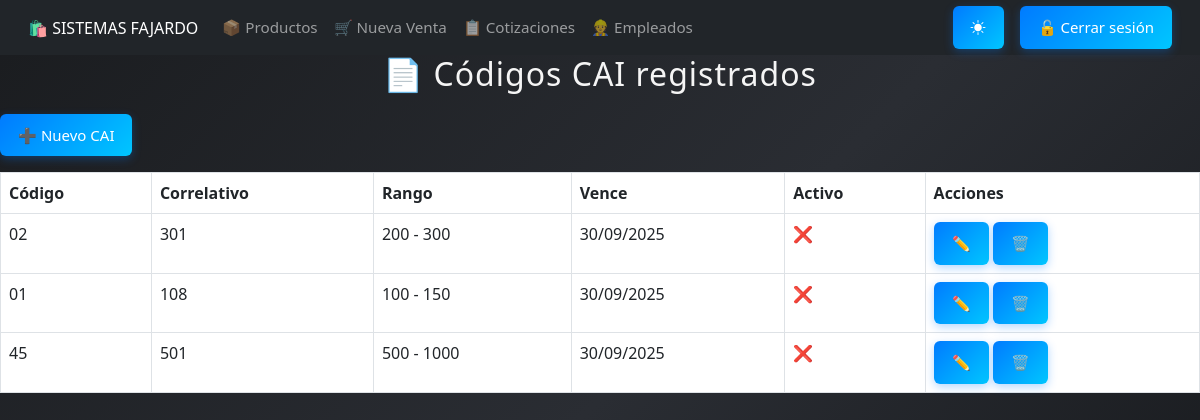
Page /cai/ (signed in) on the earlier database version.
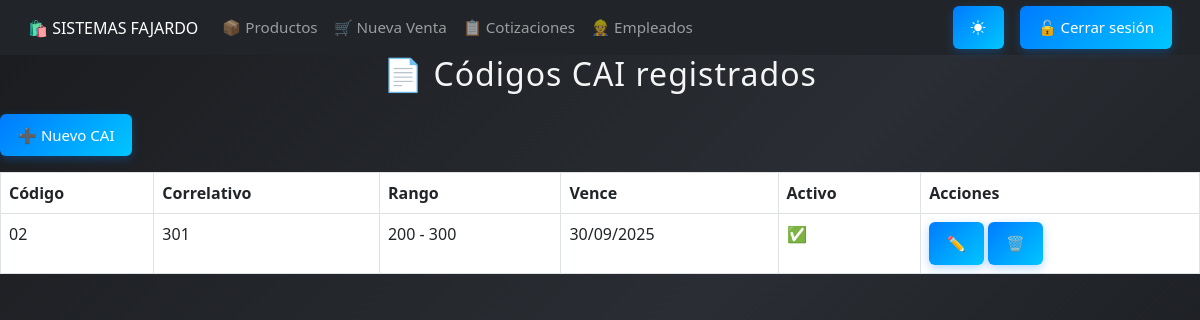
Same page on the later database version.
### core/models.py (models this page shows, shortened)
class Cai(models.Model):
    codigo               = models.CharField("Código CAI", max_length=50, unique=True)
    rango_inicial        = models.PositiveIntegerField("Correlativo inicial")
    rango_final          = models.PositiveIntegerField("Correlativo final")
    correlativo_actual   = models.PositiveIntegerField("Siguiente correlativo")
    fecha_limite         = models.DateField("Fecha límite de emisión")
    activo               = models.BooleanField("Activo", default=True)

### core/views.py (the view)
# urls.py: path('cai/', views.listar_cai, name='listar_cai'),
@login_required
@permission_required('core.view_cai')
def listar_cai(request):
    cais = Cai.objects.all().order_by('-activo', 'fecha_limite')
    return render(request, 'cai/listar_cai.html', {'cais': cais})

### core/templates/cai/listar_cai.html (shortened to what this page needs)
{% extends 'base.html' %}
{% block content %}
  <h2>📄 Códigos CAI registrados</h2>
  <a href="{% url 'crear_cai' %}" class="btn btn-success mb-3">➕ Nuevo CAI</a>
  <table class="table table-bordered">
    <thead>
      <tr>
        <th>Código</th>
        <th>Correlativo</th>
        <th>Rango</th>
        <th>Vence</th>
        <th>Activo</th>
        <th>Acciones</th>
      </tr>
    </thead>
    <tbody>
      {% for cai in cais %}
        <tr>
          <td>{{ cai.codigo }}</td>
          <td>{{ cai.correlativo_actual }}</td>
          <td>{{ cai.rango_inicial }} - {{ cai.rango_final }}</td>
          <td>{{ cai.fecha_limite|date:"d/m/Y" }}</td>
          <td>{{ cai.activo|yesno:"✅,❌" }}</td>
          <td>
            <a href="{% url 'editar_cai' cai.id %}" class="btn btn-sm btn-warning">✏️</a>
            <a href="{% url 'eliminar_cai' cai.id %}"
           class="btn btn-sm btn-danger"
           onclick="return confirm('⚠️ ¿Estás seguro que deseas eliminar este CAI? Esta acción no se puede deshacer.')">
           🗑️
            </a>
          </td>
        </tr>
      {% empty %}
        <tr><td colspan="6">No hay CAIs registrados.</td></tr>
      {% endfor %}
    </tbody>
  </table>
{% endblock %}

### core/templates/base.html (shortened to what this page needs)
<!DOCTYPE html>
<html lang="es">
<head>
  {% load static %}
  <link href="https://cdn.jsdelivr.net/npm/bootstrap@5.3.0/dist/css/bootstrap.min.css" rel="stylesheet">
  <link rel="stylesheet" href="{% static 'css/estilo_base.css' %}">
  <link href="https://cdn.jsdelivr.net/npm/bootstrap-icons@1.11.3/font/bootstrap-icons.css" rel="stylesheet">
</head>
<body>
  <nav class="navbar navbar-expand-lg navbar-dark bg-dark sticky-top" id="menu-principal">
    <div class="container-fluid">
      <a class="navbar-brand" href="{% url 'dashboard' %}">🛍️ SISTEMAS FAJARDO</a>
      <div class="collapse navbar-collapse" id="navbarNav">
        <ul class="navbar-nav me-auto">
          <li class="nav-item">
            <a class="nav-link" href="{% url 'listar_productos' %}">📦 Productos</a>
          </li>
          <li class="nav-item">
            {% if perms.core.add_venta %}
              <a class="nav-link" href="{% url 'crear_venta' %}">🛒 Nueva Venta</a>
            {% endif %}
          </li>
          <li class="nav-item">
            {% if perms.core.view_cotizacion %}
              <a class="nav-link" href="{% url 'lista_cotizaciones' %}">📋 Cotizaciones</a>
            {% endif %}
          </li>
          <li class="nav-item">
            {% if perms.core.view_empleado %}
            <a class="nav-link" href="{% url 'lista_empleados' %}">👷 Empleados</a>
            {% endif %}
          </li>
        </ul>
        <button id="themeToggle" class="btn btn-outline-light me-3">
          <i class="bi bi-brightness-high-fill" id="themeIcon"></i>
        </button>
        {% if user.is_authenticated %}
          <form action="{% url 'logout' %}" method="post" class="d-flex">
            <button type="submit" class="btn btn-danger btn-sm">🔓 Cerrar sesión</button>
          </form>
        {% endif %}
      </div>
    </div>
  </nav>
  <div class="container-fluid px-0">
    {% block content %}
    {% endblock %}
  </div>
</body>
</html>

### static/css/estilo_base.css (style rules this page uses)
h2, h3 { text-align: center; color: #f5f5f5; margin-bottom: 20px; letter-spacing: 1px; transition: color 0.3s ease; }
button, .btn { background: linear-gradient(135deg, #007bff, #00c6ff); color: white; padding: 12px 20px; border: none; border-radius: 6px; font-size: 16px; cursor: pointer; transition: all 0.3s ease; box-shadow: 0 3px 10px rgba(0, 123, 255, 0.3); }
body { background: linear-gradient(135deg, #1a1c1f, #2a2d33, #141619); background-attachment: fixed; color: #f1f1f1; transition: all 0.4s ease; }
@media (max-width: 1200px) { .btn { font-size: 15px; padding: 10px 18px; } }
.navbar, .container, .btn, .contenedor, .form-row, .productos-box { transition: all 0.3s ease; }
.navbar { padding: 0.4rem 1rem !important; }
.navbar-brand { font-size: 1rem; white-space: nowrap; }
.navbar-nav .nav-link { font-size: 0.95rem; padding: 6px 10px; }
html, body { height: 100%; min-height: 100vh; margin: 0; padding: 0; display: flex; flex-direction: column; }

Differences in the rows shown:
removed Cai: codigo "01", correlativo_actual "108", rango_inicial "100", rango_final "150", fecha_limite "30/09/2025", activo "❌"
removed Cai: codigo "45", correlativo_actual "501", rango_inicial "500", rango_final "1000", fecha_limite "30/09/2025", activo "❌"
changed Cai: activo "❌" → "✅"
